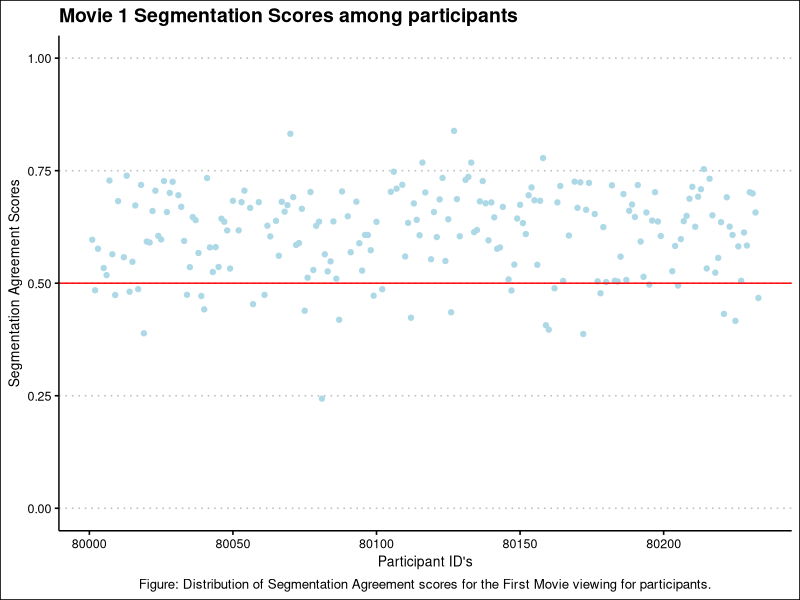

Here is the R script that generated this plot:
## ---- chunk 1
library(ggplot2)
library(dplyr)
library(readxl)
library(ggthemes)
knitr::opts_chunk$set(echo = FALSE,root.dir = '~/GitHub/ADV-Topics-2---DSR-w-R/Final Project Materials')

## ---- chunk 2
#viewing to make sure that all info from chosen dataset is being processed correctly.
data3 <- readxl::read_excel("MaterialData/SegmentationAgreement-scored-corr.xlsx",sheet = 2 )
head(data3)
## ---- chunk 3
# Remove rows where all relevant columns are NA
#These represent participants that left/were unable to complete the scoring assignment.
clean_data <- data3 %>%
  filter(rowSums(is.na(select(., AgrMov1:AgrMov3))) != ncol(select(., AgrMov1:AgrMov3)))

tail(clean_data) #checking to make sure that the tailing participants who have null data are erased.

## ---- chunk 4
# Create a box plot for AgrMov1 (Segmentation Agreement Scores(For coarse and fine grained events (avged out by experimenters)) for First Movie shown to participants)
ptsd_boxplot <- ggplot(clean_data, aes(x = participant_id, y = AgrMov1)) +
  geom_point(color = "lightblue") +
  labs(
    title = "Movie 1 Segmentation Scores among participants",
    y = "Segmentation Agreement Scores",
    x = "Participant ID's",
    caption = "Figure: Distribution of Segmentation Agreement scores for the First Movie viewing for participants."
  ) +
  theme_clean() + 
  theme(plot.caption = element_text(hjust = 0.5)) +
  ylim(0,1) + 
  geom_hline(yintercept = 0.5, color = "red") #Here is what the "norm" of segmenters should lie, according to experimenters.

# Print the plot
print(ptsd_boxplot)
